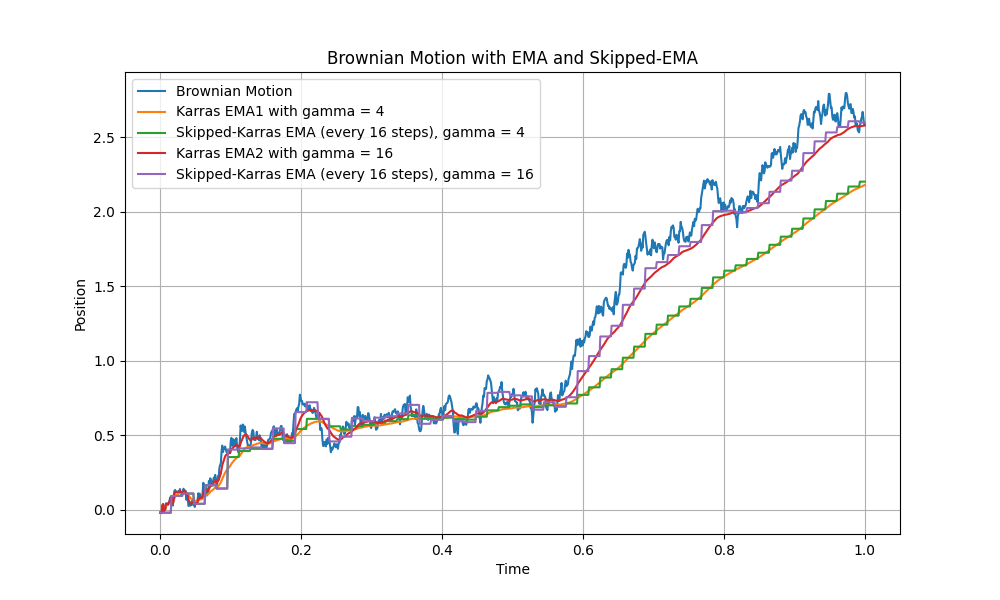

This chart was generated by the following Python code:
import matplotlib.pyplot as plt
import numpy as np

# Set parameters for the Brownian motion
N = 1000  # number of points
T = 1  # time duration
dt = T / N  # time step
beta = 0.99  # decay factor for EMA
k = 16  # interval for skipped-EMA

# Generate Brownian motion
increments = np.random.normal(0, np.sqrt(dt), N) + 0.001
positions = np.cumsum(increments)

# Calculate the EMA
ema1 = np.zeros(N)
ema1[0] = positions[0]
for i in range(1, N):
    beta = (1 - 1 / (i + 1)) ** (1 + 4)
    ema1[i] = beta * ema1[i - 1] + (1 - beta) * positions[i]

# Calculate skipped-EMA1
skipped_ema1 = np.zeros(N)
skipped_ema1[0] = positions[0]

for i in range(1, N):
    beta = (1 - 1 / (i + 1)) ** (1 + 4)
    betaK = 1 - (1 - beta) * k
    betaK = max(0, betaK)

    if i % k == 0:
        # print(betaK)
        skipped_ema1[i] = betaK * skipped_ema1[i - k] + (1 - betaK) * positions[i]
    else:
        skipped_ema1[i] = skipped_ema1[i - 1]


ema2 = np.zeros(N)
ema2[0] = positions[0]
for i in range(1, N):
    beta = (1 - 1 / (i + 1)) ** (1 + 16)
    ema2[i] = beta * ema2[i - 1] + (1 - beta) * positions[i]

# Calculate skipped-EMA2
skipped_ema2 = np.zeros(N)
skipped_ema2[0] = positions[0]

for i in range(1, N):
    beta = (1 - 1 / (i + 1)) ** (1 + 16)
    betaK = 1 - (1 - beta) * k
    betaK = max(0, betaK)

    if i % k == 0:
        # print(betaK)
        skipped_ema2[i] = betaK * skipped_ema2[i - k] + (1 - betaK) * positions[i]
    else:
        skipped_ema2[i] = skipped_ema2[i - 1]


# Plotting the results
time = np.linspace(0, T, N)
plt.figure(figsize=(10, 6))
plt.plot(time, positions, label="Brownian Motion")
plt.plot(time, ema1, label="Karras EMA1 with gamma = 4")
plt.plot(time, skipped_ema1, label=f"Skipped-Karras EMA (every {k} steps), gamma = 4")

plt.plot(time, ema2, label="Karras EMA2 with gamma = 16")
plt.plot(time, skipped_ema2, label=f"Skipped-Karras EMA (every {k} steps), gamma = 16")


plt.xlabel("Time")
plt.ylabel("Position")
plt.title("Brownian Motion with EMA and Skipped-EMA")
plt.legend()
plt.grid(True)
plt.show()

# save
plt.savefig("ema.png")
